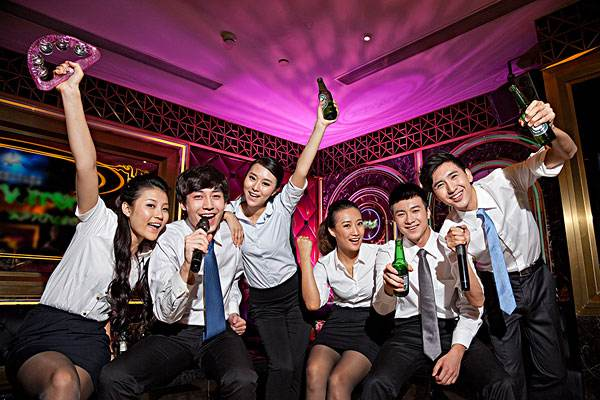
#> input picture Mtcnn_1/1.jpg, 600 x 400 px, found by its file name
$ python threshold.py
#> lines starting #> are read from the running program, lines starting #| are printed output that depends on the picture; after the words box and inside, x2 and y2 are one past the last pixel; in counts of white or black regions, pixels touching at a corner belong together
import cv2 as cv
import numpy as np

gray = cv.imread("../1.jpg", 0)
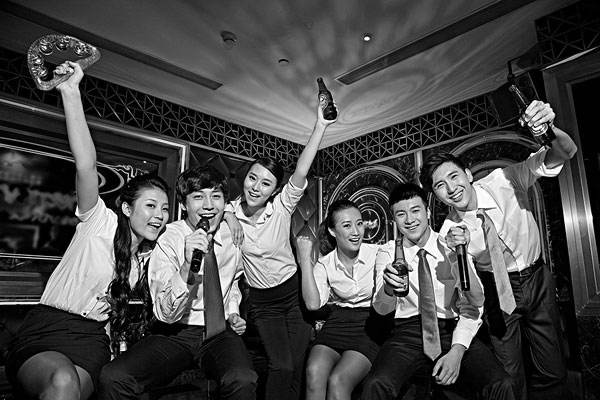
#> gray: shape (400, 600); min 0, max 255, mean 74.2

ret, thresh = cv.threshold(gray, 128, 255, cv.THRESH_BINARY)
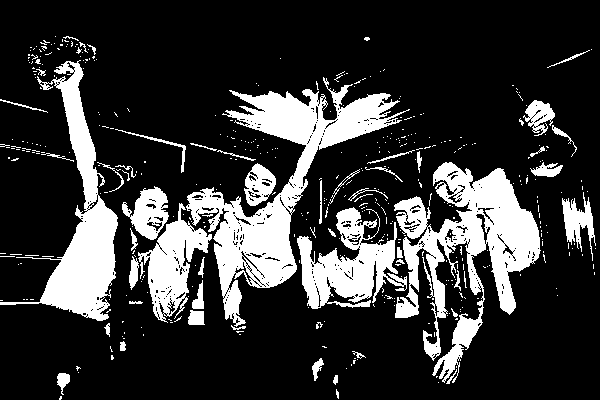
#> thresh: shape (400, 600); 21.3% white; 448 white regions (395 under 20 px), largest, box (x1, y1, x2, y2) and area: (186, 77, 410, 327) 13502, (394, 162, 541, 383) 12231, (0, 60, 118, 321) 8341
_, thresh1 = cv.threshold(gray, 0, 255, cv.THRESH_BINARY_INV | cv.THRESH_OTSU)
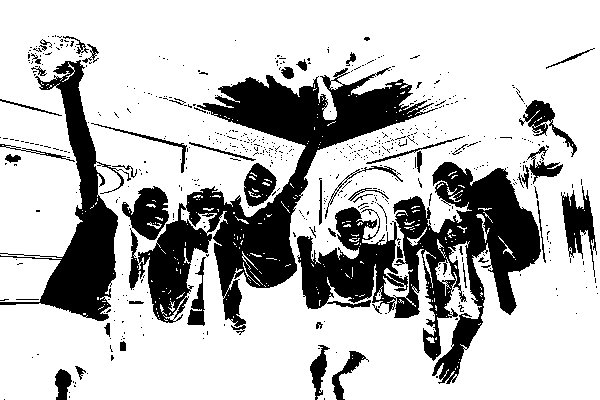
#> thresh1: shape (400, 600); 74.2% white; 589 black regions (538 under 20 px), largest, box (x1, y1, x2, y2) and area: (129, 67, 438, 335) 21579, (297, 162, 541, 384) 19824, (0, 60, 131, 321) 9003
_, thresh2 = cv.threshold(gray, 0, 255, cv.THRESH_TOZERO | cv.THRESH_OTSU)
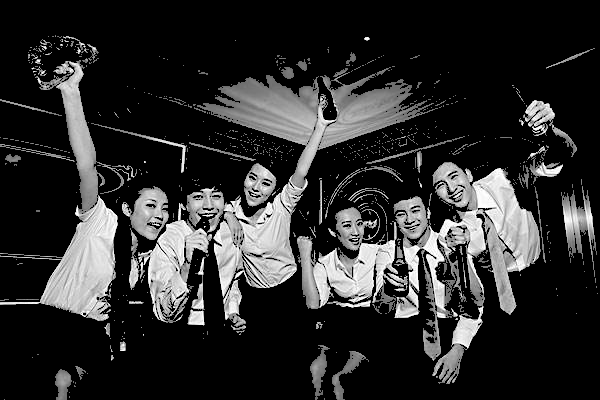
#> thresh2: shape (400, 600); min 0, max 255, mean 45.5

print(thresh, ret)
#> (printed output is left out)
cv.imshow("img", thresh)
cv.imshow("img1", thresh1)
cv.imshow("img2", thresh2)
cv.waitKey(0)

$ run again, with Mtcnn_1/0.jpg copied over Mtcnn_1/1.jpg
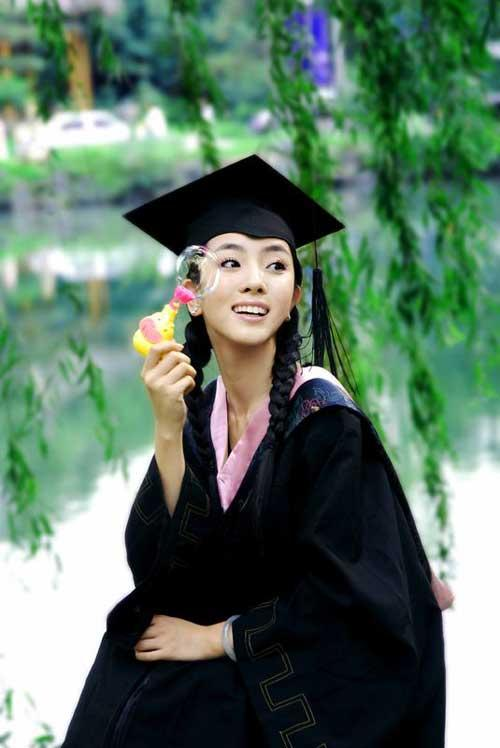
#> input picture Mtcnn_1/0.jpg, 500 x 748 px, found by its file name
#> `ret, thresh = cv.threshold(gray, 128, 255, cv.THRESH_BINARY)`:
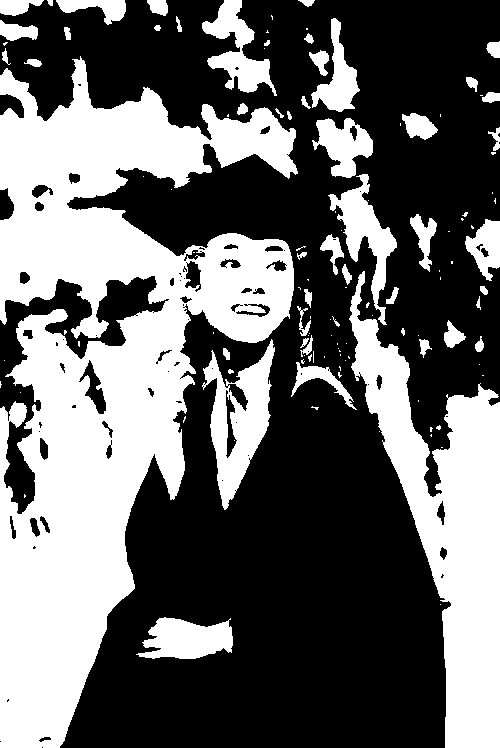
#> thresh: shape (748, 500); 40.8% white; 121 white regions (70 under 20 px), largest, box (x1, y1, x2, y2) and area: (0, 56, 298, 748) 96702, (349, 271, 500, 748) 28505, (202, 339, 275, 510) 5464
#> thresh1: shape (748, 500); 48.4% white; 104 white regions (57 under 20 px), largest, box (x1, y1, x2, y2) and area: (60, 0, 446, 748) 125700, (311, 0, 500, 441) 34675, (9, 0, 236, 125) 15358
#> `_, thresh2 = cv.threshold(gray, 0, 255, cv.THRESH_TOZERO | cv.THRESH_O..`:
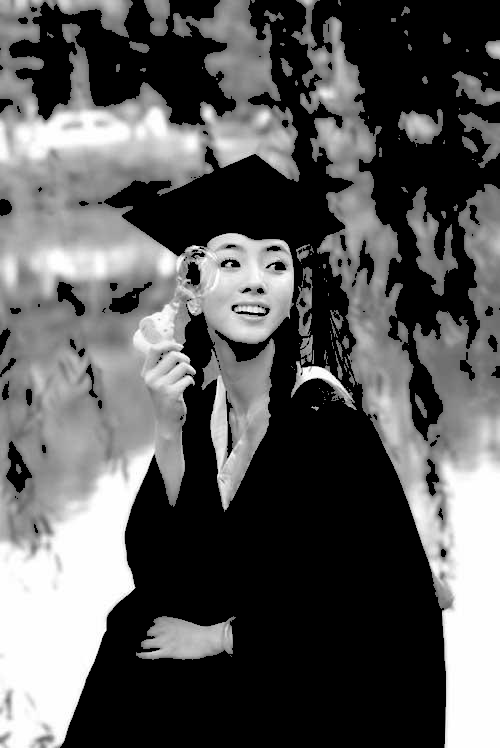
#> thresh2: shape (748, 500); min 0, max 255, mean 90.4
#> (printed output is left out)

$ run again, with Mtcnn_1/2.jpg copied over Mtcnn_1/1.jpg
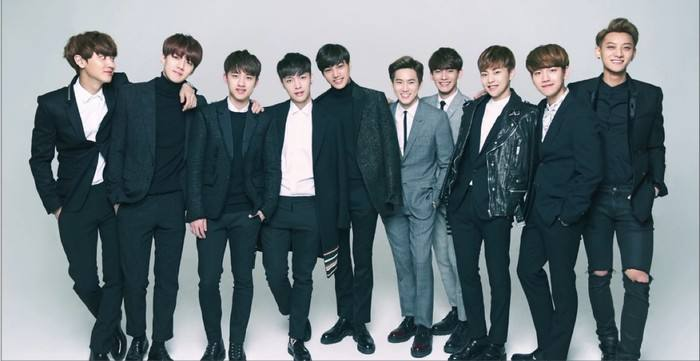
#> input picture Mtcnn_1/2.jpg, 700 x 361 px, found by its file name
#> `ret, thresh = cv.threshold(gray, 128, 255, cv.THRESH_BINARY)`:
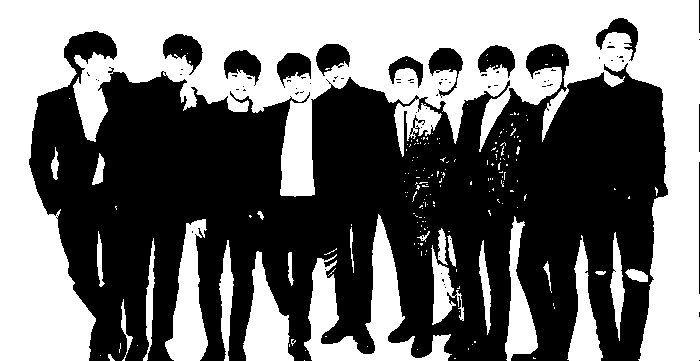
#> thresh: shape (361, 700); 45.1% white; 191 white regions (165 under 20 px), largest, box (x1, y1, x2, y2) and area: (0, 0, 700, 361) 90266, (304, 214, 452, 361) 6800, (165, 219, 208, 361) 3366
#> thresh1: shape (361, 700); 54.4% white; 188 black regions (158 under 20 px), largest, box (x1, y1, x2, y2) and area: (0, 0, 700, 361) 90806, (304, 214, 452, 361) 6821, (165, 219, 208, 361) 3379
#> `_, thresh2 = cv.threshold(gray, 0, 255, cv.THRESH_TOZERO | cv.THRESH_O..`:
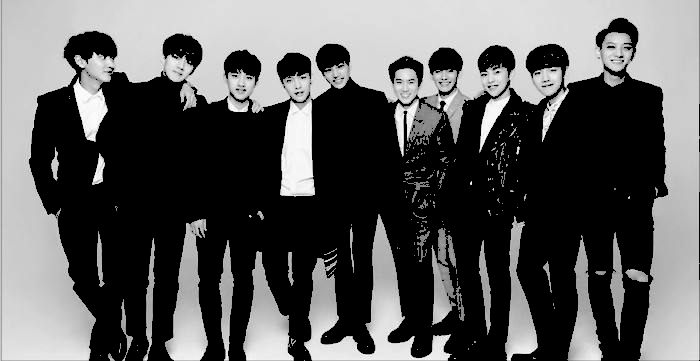
#> thresh2: shape (361, 700); min 0, max 255, mean 92.2
#> (printed output is left out)
